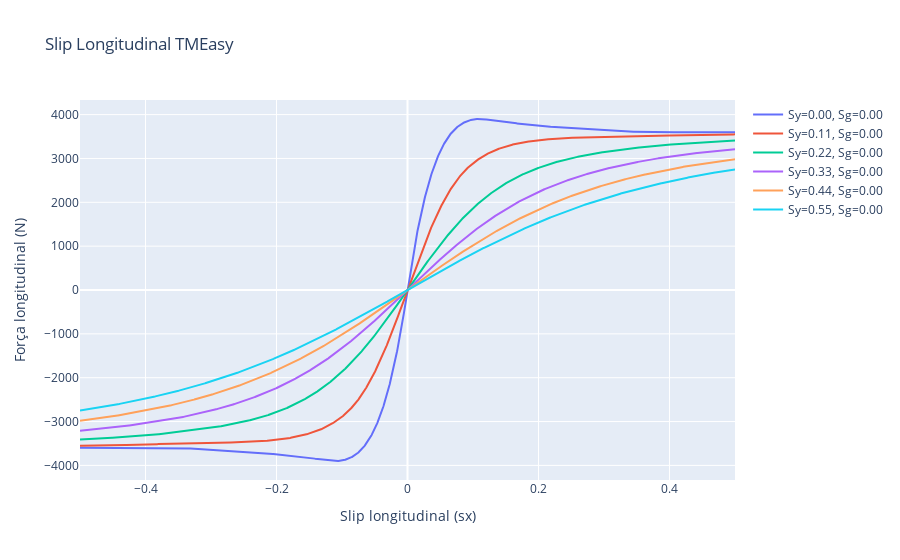
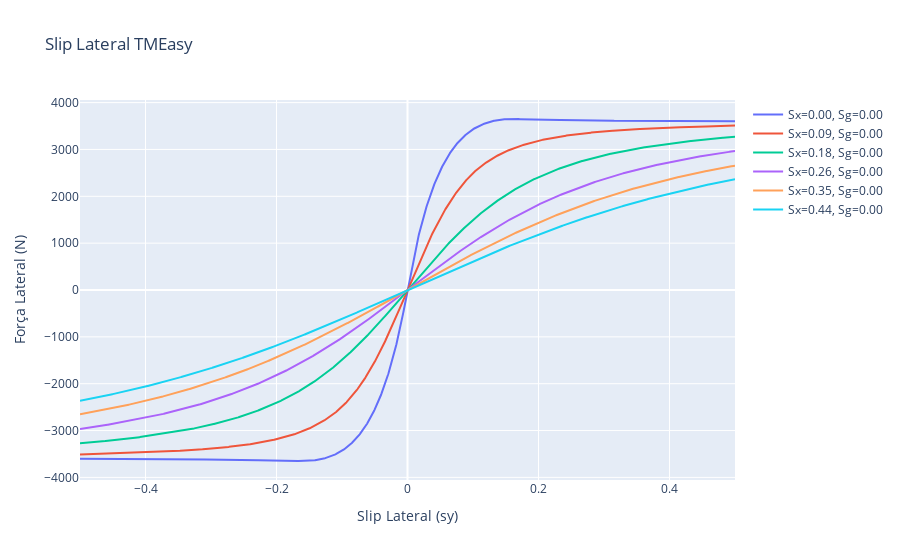
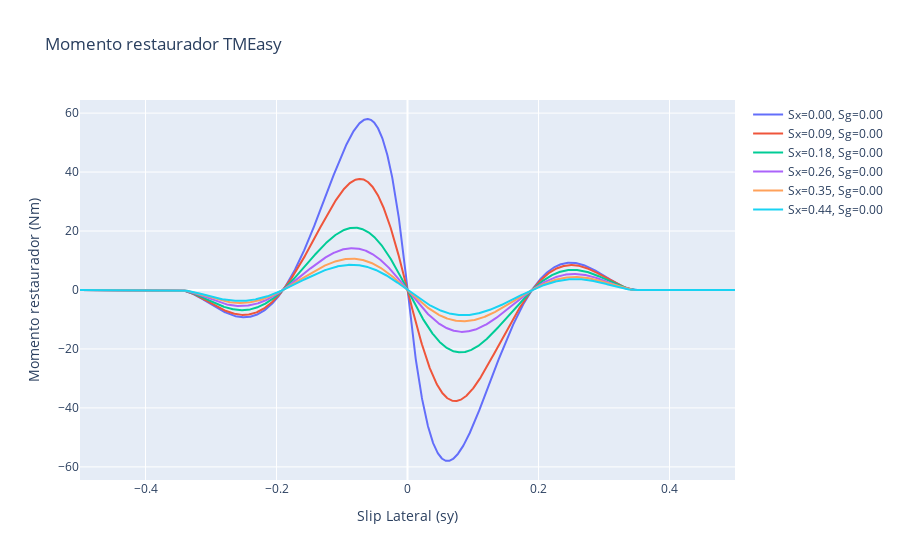

The notebook cell saved with these charts, in order:
### Code cell
radius = 0.293
mass = 12
Jz_tire = 1
cz = 190000
dfx0 = 100000
dfy0 = 80000
fxm = 3900
fym = 3650
sxm = 0.11
sym = 0.16
fxs = 3600
fys = 3600
sxs = 0.4
sys = 0.5
n2L0 = 0.18
sy0 = 0.19
syE = 0.35
lamb = 2/3
frr = 0.015
TMEasy = Tire(radius, mass, Jz_tire, cz, dfx0, dfy0, fxm, fym, sxm, sym, fxs, fys, sxs, sys, sy0, syE, lamb, n2L0, frr)
TMEasy.all_info(camber_slip=0.0)

### Figure 1 — Plotly figure (JSON) as saved in the notebook; plotly's stock layout.template omitted (floating-point values rounded to 4 significant figures; data arrays with more than 128 entries replaced by an {"elided": "..."} marker saying what was removed)
{"data": [{"name": "Sy=0.00, Sg=0.00", "type": "scatter", "x": {"elided": "2001 float values"}, "y": {"elided": "2001 float values"}}, {"name": "Sy=0.11, Sg=0.00", "type": "scatter", "x": {"elided": "2001 float values"}, "y": {"elided": "2001 float values"}}, {"name": "Sy=0.22, Sg=0.00", "type": "scatter", "x": {"elided": "2001 float values"}, "y": {"elided": "2001 float values"}}, {"name": "Sy=0.33, Sg=0.00", "type": "scatter", "x": {"elided": "2001 float values"}, "y": {"elided": "2001 float values"}}, {"name": "Sy=0.44, Sg=0.00", "type": "scatter", "x": {"elided": "2001 float values"}, "y": {"elided": "2001 float values"}}, {"name": "Sy=0.55, Sg=0.00", "type": "scatter", "x": {"elided": "2001 float values"}, "y": {"elided": "2001 float values"}}], "layout": {"title": {"text": "Slip Longitudinal TMEasy"}, "xaxis": {"title": {"text": "Slip longitudinal (sx)"}}, "yaxis": {"title": {"text": "Força longitudinal (N)"}}}}

### Figure 2 — Plotly figure (JSON) as saved in the notebook; plotly's stock layout.template omitted (floating-point values rounded to 4 significant figures; data arrays with more than 128 entries replaced by an {"elided": "..."} marker saying what was removed)
{"data": [{"name": "Sx=0.00, Sg=0.00", "type": "scatter", "x": {"elided": "2001 float values"}, "y": {"elided": "2001 float values"}}, {"name": "Sx=0.09, Sg=0.00", "type": "scatter", "x": {"elided": "2001 float values"}, "y": {"elided": "2001 float values"}}, {"name": "Sx=0.18, Sg=0.00", "type": "scatter", "x": {"elided": "2001 float values"}, "y": {"elided": "2001 float values"}}, {"name": "Sx=0.26, Sg=0.00", "type": "scatter", "x": {"elided": "2001 float values"}, "y": {"elided": "2001 float values"}}, {"name": "Sx=0.35, Sg=0.00", "type": "scatter", "x": {"elided": "2001 float values"}, "y": {"elided": "2001 float values"}}, {"name": "Sx=0.44, Sg=0.00", "type": "scatter", "x": {"elided": "2001 float values"}, "y": {"elided": "2001 float values"}}], "layout": {"title": {"text": "Slip Lateral TMEasy"}, "xaxis": {"title": {"text": "Slip Lateral (sy)"}}, "yaxis": {"title": {"text": "Força Lateral (N)"}}}}

### Figure 3 — Plotly figure (JSON) as saved in the notebook; plotly's stock layout.template omitted (floating-point values rounded to 4 significant figures; data arrays with more than 128 entries replaced by an {"elided": "..."} marker saying what was removed)
{"data": [{"name": "Sx=0.00, Sg=0.00", "type": "scatter", "x": {"elided": "2001 float values"}, "y": {"elided": "2001 float values"}}, {"name": "Sx=0.09, Sg=0.00", "type": "scatter", "x": {"elided": "2001 float values"}, "y": {"elided": "2001 float values"}}, {"name": "Sx=0.18, Sg=0.00", "type": "scatter", "x": {"elided": "2001 float values"}, "y": {"elided": "2001 float values"}}, {"name": "Sx=0.26, Sg=0.00", "type": "scatter", "x": {"elided": "2001 float values"}, "y": {"elided": "2001 float values"}}, {"name": "Sx=0.35, Sg=0.00", "type": "scatter", "x": {"elided": "2001 float values"}, "y": {"elided": "2001 float values"}}, {"name": "Sx=0.44, Sg=0.00", "type": "scatter", "x": {"elided": "2001 float values"}, "y": {"elided": "2001 float values"}}], "layout": {"title": {"text": "Momento restaurador TMEasy"}, "xaxis": {"title": {"text": "Slip Lateral (sy)"}}, "yaxis": {"title": {"text": "Momento restaurador (Nm)"}}}}
